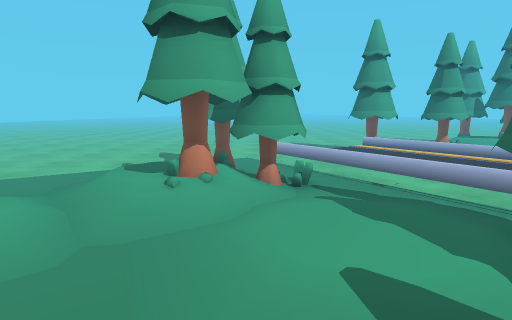
view 1 (above)

16 first-person views from a walk through a Unity game level. The camera is 1.5 m above the floor, tilts 8° down and sees 75° across. The floor is counted in squares, 1 m on a side. Each view is taken from the middle of a square. On the plan, view 1 faces up. The plan holds only what a view shows up to about 15 squares ahead; the rest is blank. The place goes on beyond the plan.

view 2
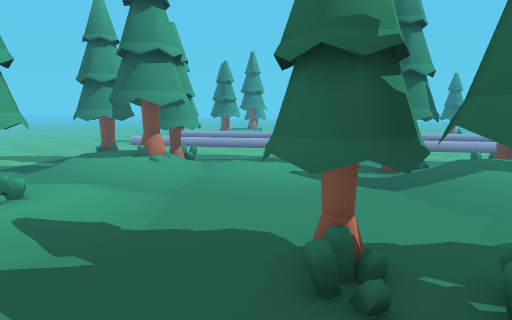

view 3
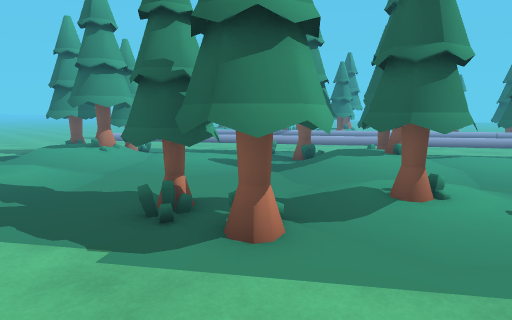

view 4
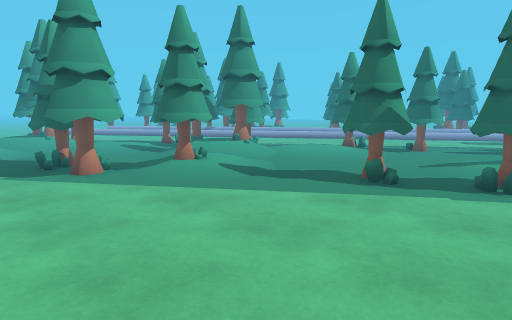

view 5
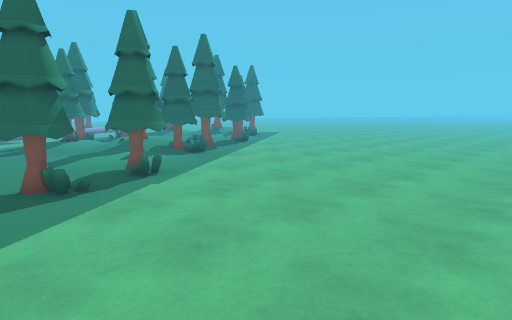

view 6
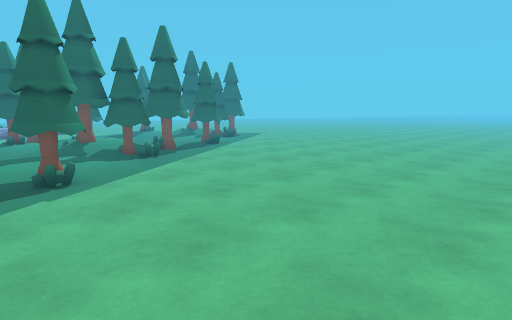

view 7
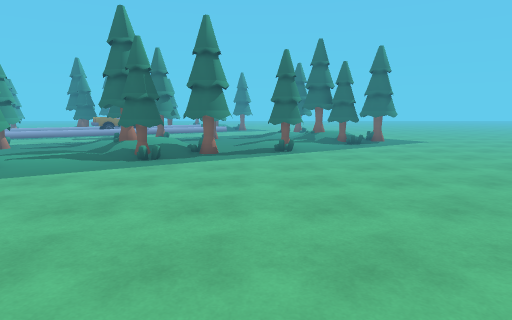

view 8
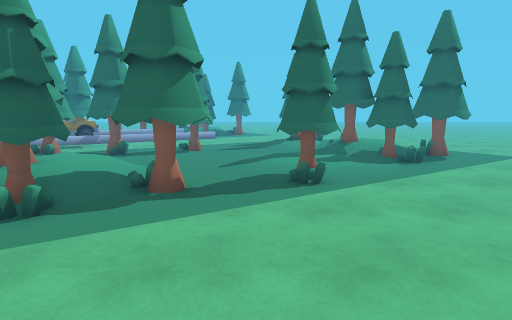

view 9
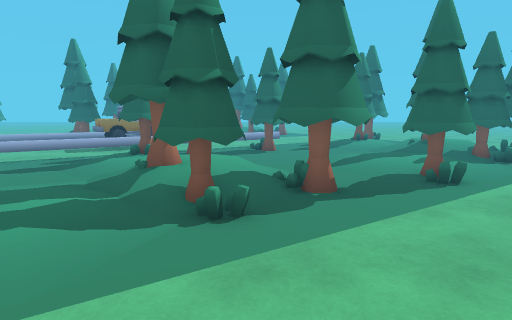

view 10
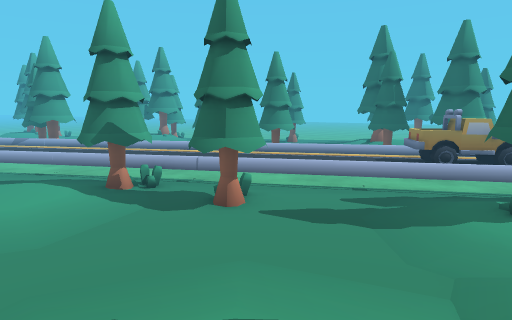

view 11
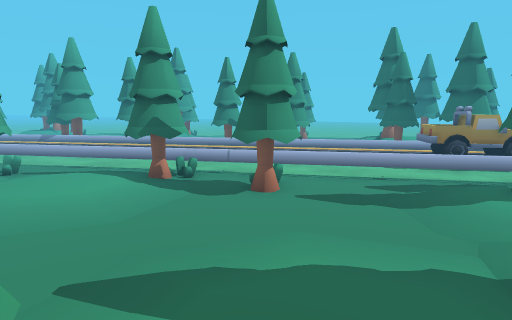

view 12
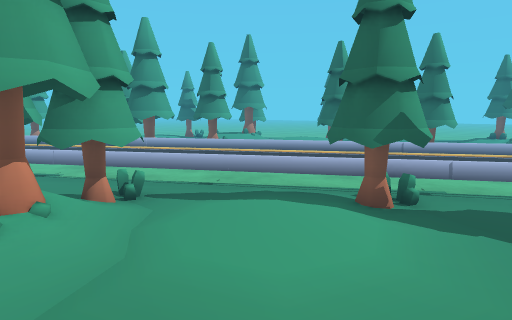

view 13
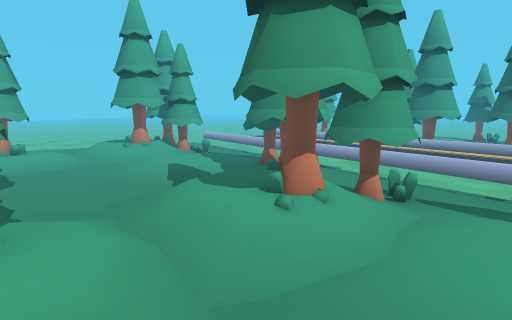

view 14
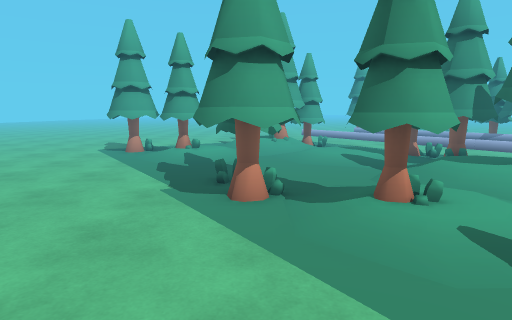

view 15
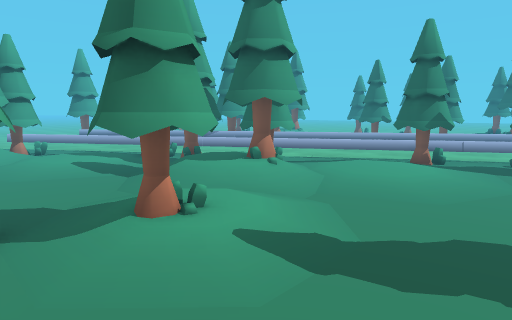

view 16
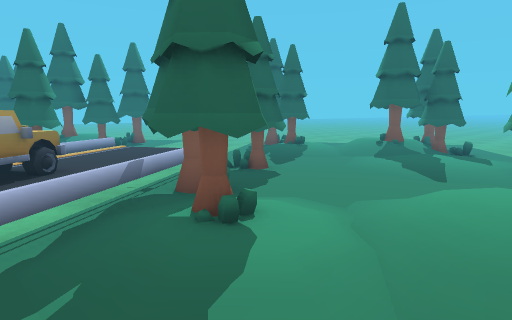

### Floor plan
Key: @ floor where view 1 was taken; # wall or solid block; x gap in a wall; . main floor; : floor 0.25 m higher than the main floor; + floor 0.5 m higher than the main floor; * floor 0.75 m higher than the main floor; % floor 1.25 m higher than the main floor; / step, stairs or slope; = window, fence, low wall or low ledge; T thing the floor can be seen under or through; O other object.
Columns run from 5 left of view 1 to 25 right of it. Each row starts with its distance up from view 1.
 15 ......        //#
 14 ......        +##
 13 ......   ##   /#
 12 .......  ####
 11 ......./   ##
 10 ....../::: O
  9 .../# O::: O
  8 ..//#T O:::
  7 ..///T#//::   #
  6 ../##T#./::::###
  5  //###::.=::::####
  4 ##//.:::TT::::O=##
  3 ##/..:::TT*::::O
  2 ........TTT/::::O
  1 ........TTT/::::  ##
  0 ..TT.@.//TT#*::::O##
 -1 ..TT..//####./::::O
 -2 ..TTT///##.:./::::O##
 -3 ..TTTT/./.:::# ::::##
 -4 .....::/..:::##/::::O  ##
 -5 ...............O::::O ###
 -6 ..............##:::::O##/
 -7 .......##.......//::OOO##
 -8 .......##......../::OOO##
 -9 ........x.::.../..::%O
-10 ........##:::../## ::O   #
-11 ..........::///:####::  O#
-12 ............##//..##::   O   #
-13  ..........###+/.. #.:      ###
-14  ..........###//...##       #
-15  ...........##.....##.O
-16  ...........##.........
-17 ................:........
-18  ............O#:::../::..
-19  ..............:::////#
-20   ..............:###//
-21   ..............####
-22   ..............##//
-23   ...............###

Where each view was taken, in squares from view 1:
view 1: 0 up, 0 right, facing up
view 2: 2 down, 5 left, facing up-right
view 3: 5 down, 5 left, facing up-right
view 4: 11 down, 5 left, facing up-right
view 5: 6 down, 5 left, facing down-right
view 6: 8 down, 5 left, facing down-right
view 7: 17 down, 5 left, facing right
view 8: 17 down, 1 right, facing right
view 9: 14 down, 1 right, facing right
view 10: 11 down, 5 right, facing up-right
view 11: 11 down, 4 right, facing up-right
view 12: 6 down, 3 right, facing up-right
view 13: 6 down, 3 right, facing up
view 14: 8 down, 2 left, facing up
view 15: 7 down, 2 left, facing up-right
view 16: 8 down, 8 right, facing down-right
